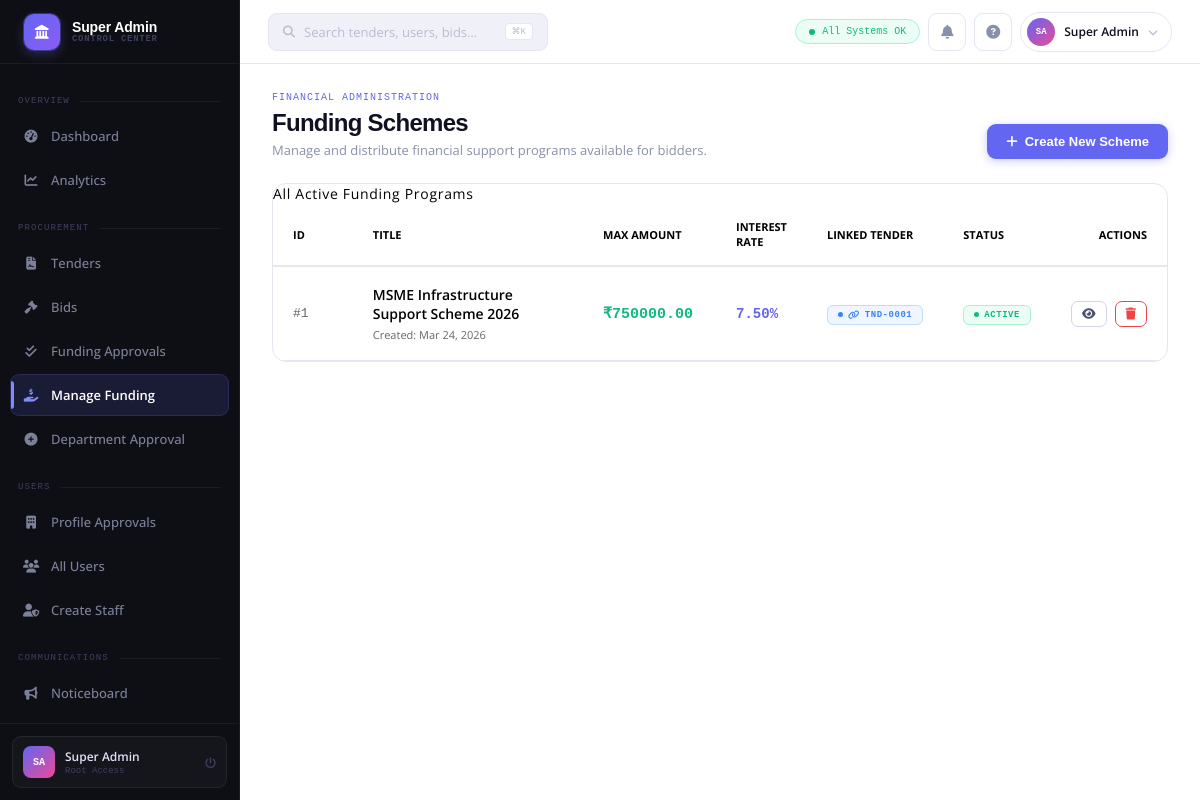
The app's page /coreadmin/funding/ (signed in) with its own data.
### funding/models.py (models this page shows, shortened)
class Funding(models.Model):
    tender = models.ForeignKey(Tenderss, on_delete=models.SET_NULL, null=True, blank=True, related_name='fundings')
    title = models.CharField(max_length=255)
    description = models.TextField()
    interest_rate = models.DecimalField(max_digits=5, decimal_places=2, help_text="Annual interest rate in %")
    max_amount = models.DecimalField(max_digits=15, decimal_places=2)
    created_at = models.DateTimeField(auto_now_add=True)

### tenders/models.py (models this page shows, shortened)
class Tenderss(models.Model):
    STATUS_CHOICES = (
        ('open', 'Open'),
        ('closed', 'Closed'),
        ('draft', 'Draft'),
        ('awarded', 'Awarded'),
    )
    title = models.CharField(max_length=255)
    department = models.CharField(max_length=255)
    category = models.CharField(max_length=100)
    description = models.TextField()
    estimated_value = models.DecimalField(max_digits=15, decimal_places=2)
    emd_amount = models.DecimalField(max_digits=15, decimal_places=2)
    publish_date = models.DateField()
    closing_date = models.DateField()
    pre_bid_meeting = models.DateTimeField(null=True, blank=True)
    location = models.CharField(max_length=255)
    status = models.CharField(max_length=20, choices=STATUS_CHOICES, default='open')
    document = models.FileField(upload_to='tender_documents/')
    tender_id = models.CharField(max_length=50, unique=True, blank=True, null=True)
    created_by = models.ForeignKey(User, on_delete=models.CASCADE)
    created_at = models.DateTimeField(auto_now_add=True)

### coreadmin/views.py (the view)
# urls.py: path('funding/', views.funding_list, name='funding_list'),
@login_required
def funding_list(request):
    fundings = Funding.objects.all().order_by('-created_at')
    return render(request, 'funding_list.html', {'fundings': fundings})

### accounts/context_processors.py (called while the page is built)
def notifications(request):
    if request.user.is_authenticated:
        user_notifications = Notification.objects.filter(user=request.user).order_by('-created_at')
        unread_count = user_notifications.filter(is_read=False).count()
        return {
            'notifications': user_notifications,
            'unread_count': unread_count,
        }
    return {
        'notifications': [],
        'unread_count': 0,
    }

### coreadmin/templates/funding_list.html (shortened to what this page needs)
{% extends 'coreadmin_base.html' %}
{% load humanize %}
{% block nav_funding %}active{% endblock %}
{% block content %}
<div class="ph" style="margin-bottom: 24px; display: flex; justify-content: space-between; align-items: flex-end;">
  <div>
    <div class="ph-eye">Financial Administration</div>
    <div class="ph-title">Funding Schemes</div>
    <div class="ph-sub">Manage and distribute financial support programs available for bidders.</div>
  </div>
  <a href="{% url 'coreadmin:create_funding' %}" class="btn btn-primary">
    <i class="fas fa-plus"></i> Create New Scheme
  </a>
</div>
<div class="card">
  <div class="card-head" style="background:var(--bg3); border-bottom:2px solid var(--border2);">
    <div class="card-title" style="color:var(--text); letter-spacing:0.05em;">All Active Funding Programs</div>
  </div>
  <div class="card-body" style="padding: 0; overflow-x: auto;">
      <table style="width: 100%; border-collapse: collapse;">
        <thead style="background: var(--bg2); border-bottom: 2px solid var(--border);">
          <tr style="text-align: left; font-size: 11px; color: var(--text); text-transform: uppercase;">
            <th style="padding: 16px 20px; width: 10%;">ID</th>
            <th style="padding: 16px 20px; width: 30%;">Title</th>
            <th style="padding: 16px 20px; width: 15%;">Max Amount</th>
            <th style="padding: 16px 20px; width: 10%;">Interest Rate</th>
            <th style="padding: 16px 20px; width: 15%;">Linked Tender</th>
            <th style="padding: 16px 20px; width: 10%;">Status</th>
            <th style="padding: 16px 20px; width: 10%; text-align: right;">Actions</th>
          </tr>
        </thead>
        <tbody>
          {% for f in fundings %}
          <tr style="border-bottom: 1px solid var(--border); transition: background 0.2s;">
            <td style="padding: 18px 20px; font-family: monospace; font-size: 13px; color: var(--text); opacity:0.6;">#{{ f.id }}</td>
            <td style="padding: 18px 20px;">
              <div style="font-weight: 600; font-size: 14px; color: var(--text);">{{ f.title }}</div>
              <div style="font-size: 11px; color: var(--text); opacity: 0.6; margin-top: 4px;">Created: {{ f.created_at|date:"M d, Y" }}</div>
            </td>
            <td style="padding: 18px 20px; font-family: monospace; font-size: 15px; color: var(--green); font-weight: 700;">₹{{ f.max_amount }}</td>
            <td style="padding: 18px 20px; font-family: monospace; font-size: 14px; color: var(--accent); font-weight: 600;">{{ f.interest_rate }}%</td>
            <td style="padding: 18px 20px;">
              {% if f.tender %}
                <span class="badge bg-blue"><i class="fas fa-link mr-1"></i> TND-{{ f.tender.id|stringformat:"04d" }}</span>
              {% else %}
                <span class="badge bg-gray"><i class="fas fa-globe mr-1"></i> Global Scheme</span>
              {% endif %}
            </td>
            <td style="padding: 18px 20px;">
              <span class="badge bg-green">Active</span>
            </td>
            <td style="padding: 18px 20px; text-align: right;">
              <div style="display: flex; gap: 8px; justify-content: flex-end;">
                <button class="btn btn-outline btn-sm" style="padding:6px 10px;" title="View Details">
                  <i class="fas fa-eye"></i>
                </button>
                <button class="btn btn-outline btn-sm" style="color:var(--red); border-color:var(--red); padding:6px 10px;" title="Delete">
                  <i class="fas fa-trash"></i>
                </button>
              </div>
            </td>
          </tr>
          {% endfor %}
        </tbody>
      </table>
  </div>
</div>
{% endblock %}

### coreadmin/templates/coreadmin_base.html (style rules this page uses)
:root { --sidebar-w: 240px; --topbar-h: 64px; --sb-bg: #0e0f14; --sb-border: rgba(255,255,255,0.06); --sb-text: #7c8099; --sb-hover-bg: rgba(255,255,255,0.05); --sb-active-bg: rgba(99,102,241,0.15); --sb-active: #818cf8; --sb-section: #3d4060; --bg: #f5f6fb; --surface: #ffffff; --surface-2: #f0f1f8; --border: #e4e6f0; --border-2: #d0d4e8; --t1: #0f1020; --t2: #4a5070; --t3: #8a90aa; --t4: #b8bcd0; --accent: #6366f1; --accent-2: #818cf8; --accent-soft: rgba(99,102,241,0.1); --accent-bdr: rgba(99,102,241,0.25); --green: #10b981; --green-bg: #ecfdf5; --green-b: #a7f3d0; --red: #ef4444; --red-bg: #fef2f2; --red-b: #fca5a5; --amber: #f59e0b; --amber-bg: #fffbeb; --amber-b: #fde68a; --blue: #3b82f6; --blue-bg: #eff6ff; --blue-b: #bfdbfe; --purple: #8b5cf6; --purple-bg:#f5f3ff; --purple-b:#ddd6fe; --rose: #f43f5e; --rose-bg: #fff1f2; --rose-b: #fecdd3; }
*, *::before, *::after { box-sizing: border-box; margin: 0; padding: 0; }
html { font-size: 14px; }
body { margin: 0; background: var(--bg1); color: var(--text); font-family: 'Open Sans', 'Roboto', Arial, sans-serif; overflow-x: hidden; -webkit-font-smoothing: antialiased; }
a { text-decoration: none; color: inherit; }
button { font-family: inherit; cursor: pointer; border: none; background: none; }
.ph { display: flex; align-items: center; justify-content: space-between; margin-bottom: 28px; gap: 16px; flex-wrap: wrap; }
.ph-eye { font-family: 'Fira Code', monospace; font-size: 10px; font-weight: 500; letter-spacing: 0.1em; text-transform: uppercase; color: var(--accent); margin-bottom: 6px; }
.ph-title { font-family: 'Outfit', sans-serif; font-size: 24px; font-weight: 800; color: var(--t1); letter-spacing: -0.03em; }
.ph-sub { font-size: 13px; color: var(--t3); margin-top: 4px; font-weight: 400; }
.btn { display: inline-flex; align-items: center; gap: 7px; padding: 9px 18px; border-radius: 9px; font-size: 13px; font-weight: 600; font-family: 'Plus Jakarta Sans', sans-serif; cursor: pointer; border: 1px solid transparent; transition: all 0.15s; white-space: nowrap; }
.btn-primary { background: var(--accent); color: white; box-shadow: 0 2px 8px rgba(99,102,241,0.35); }
.btn-outline { background: var(--surface); color: var(--t2); border-color: var(--border-2); }
.btn-sm { padding: 6px 14px; font-size: 12px; border-radius: 7px; }
.card { background: var(--surface); border: 1px solid var(--border); border-radius: 14px; overflow: hidden; }
.badge { display: inline-flex; align-items: center; gap: 5px; padding: 4px 10px; border-radius: 6px; font-family: 'Fira Code', monospace; font-size: 9px; font-weight: 600; letter-spacing: 0.06em; text-transform: uppercase; border: 1px solid; white-space: nowrap; }
.badge::before { content:''; width:5px; height:5px; border-radius:50%; background:currentColor; flex-shrink:0; }
.bg-green { color:var(--green); background:var(--green-bg); border-color:var(--green-b); }
.bg-blue { color:var(--blue); background:var(--blue-bg); border-color:var(--blue-b); }

### records on screen
Funding: id "1", title "MSME Infrastructure Support Scheme 2026", created_at "Mar 24, 2026", max_amount "750000.00", interest_rate "7.50", tender.id "0001"
